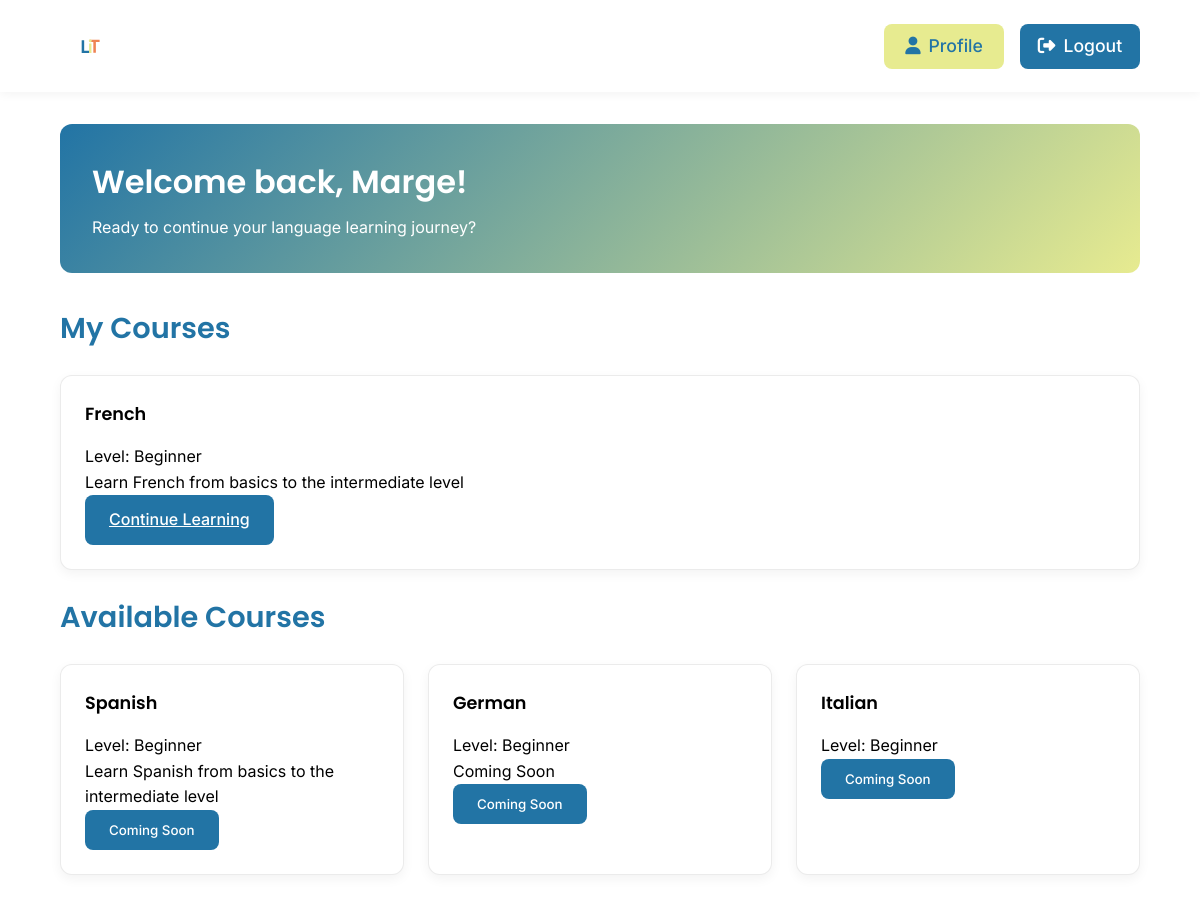
The page /view/dashboard.php (signed in) on the database its author committed.
### tables this page shows
CREATE TABLE `user_enrollments` (
  `enrollmentId` int(11) NOT NULL,
  `userId` int(11) NOT NULL,
  `languageId` int(11) NOT NULL,
  `status` enum('active','completed','dropped') NOT NULL DEFAULT 'active',
  `enrollmentDate` timestamp NOT NULL DEFAULT current_timestamp()
);

CREATE TABLE `languages` (
  `languageId` int(11) NOT NULL,
  `languageName` varchar(50) NOT NULL,
  `level` enum('Beginner','Intermediate','Advanced') NOT NULL,
  `description` text DEFAULT NULL,
  `active` tinyint(1) DEFAULT 1,
  `languageCode` varchar(2) NOT NULL DEFAULT 'en'
);

### view/dashboard.php (the view, shortened to what this page needs)
<?php
require_once '../config/db_connect.php';
$userName = $_SESSION['user_name'] ?? 'User';
$stmt = $pdo->prepare("
    SELECT l.*, ue.status, ue.enrollmentDate
    FROM languages l
    LEFT JOIN user_enrollments ue ON l.languageId = ue.languageId AND ue.userId = ?
    WHERE ue.status = 'active'
");
$stmt->execute([$_SESSION['user_id']]);
$currentCourses = $stmt->fetchAll();
$stmt = $pdo->prepare("
    SELECT *
    FROM languages
    WHERE languageId NOT IN (
        SELECT languageId
        FROM user_enrollments
        WHERE userId = ? AND status = 'active'
    )
");
$stmt->execute([$_SESSION['user_id']]);
$availableCourses = $stmt->fetchAll();
?>
<!DOCTYPE html>
<html lang="en">
<head>
    <link rel="stylesheet" href="https://cdnjs.cloudflare.com/ajax/libs/font-awesome/6.5.1/css/all.min.css">
    <link rel="stylesheet" href="../assets/css/styles.css">
    <link rel="stylesheet" href="../assets/css/dashboard.css">
</head>
<body>
    <header class="dashboard-header">
        <div class="nav-logo">
            <img src="../assets/images/logo.svg" alt="Language Learning Platform Logo" class="logo-image">
        </div>
        <div class="header-actions">
            <div class="auth-buttons">
                <a href="profile.php" class="btn-secondary">
                    <i class="fas fa-user"></i> Profile
                </a>
                <a href="../actions/logout.php" class="btn-primary">
                    <i class="fas fa-sign-out-alt"></i> Logout
                </a>
            </div>
        </div>
    </header>
    <main class="dashboard-content">
        <section class="welcome-card">
            <h1>Welcome back, <?php echo htmlspecialchars($userName); ?>!</h1>
            <p>Ready to continue your language learning journey?</p>
        </section>
        <section class="current-courses">
            <h2>My Courses</h2>
            <div class="courses-grid">
                <?php if (empty($currentCourses)): ?>
                    <p>You haven't enrolled in any courses yet.</p>
                <?php else: ?>
                    <?php foreach ($currentCourses as $course): ?>
                        <div class="course-card">
                            <h3><?php echo htmlspecialchars($course['languageName']); ?></h3>
                            <p>Level: <?php echo htmlspecialchars($course['level']); ?></p>
                            <p><?php echo htmlspecialchars($course['description']); ?></p>
                            <a href="course_page.php?languageId=<?php echo $course['languageId']; ?>" class="btn btn-primary">
                                Continue Learning
                            </a>
                        </div>
                    <?php endforeach; ?>
                <?php endif; ?>
            </div>
        </section>
        <section class="available-courses">
            <h2>Available Courses</h2>
            <div class="courses-grid">
                <?php if (empty($availableCourses)): ?>
                    <p>No more courses available at the moment.</p>
                <?php else: ?>
                    <?php foreach ($availableCourses as $course): ?>
                        <div class="course-card">
                            <h3><?php echo htmlspecialchars($course['languageName']); ?></h3>
                            <p>Level: <?php echo htmlspecialchars($course['level']); ?></p>
                            <p><?php echo htmlspecialchars($course['description']); ?></p>
                            <form action="../actions/enroll_course.php" method="POST" class="enrollment-form">
                                <button type="submit" class="btn btn-primary" <?php echo $course['languageName'] !== 'French' ? 'disabled' : ''; ?>>
                                    <?php echo $course['languageName'] === 'French' ? 'Start Learning' : 'Coming Soon'; ?>
                                </button>
                            </form>
                        </div>
                    <?php endforeach; ?>
                <?php endif; ?>
            </div>
        </section>
    </main>
</body>
</html>

### assets/css/styles.css (style rules this page uses)
:root { --ucla-blue: #2274A5; --mindaro: #E7EB90; --coral: #EF8354; --white: #FFFFFF; --black: #000000; --gray-light: #F5F5F5; --gray: #666666; --font-heading: 'Poppins', sans-serif; --font-body: 'Inter', sans-serif; }
* { margin: 0; padding: 0; box-sizing: border-box; }
body { font-family: var(--font-body); line-height: 1.6; color: var(--black); }
h1, h2, h3, h4, h5, h6 { font-family: var(--font-heading); font-weight: 600; }
.btn { padding: 12px 24px; border: none; border-radius: 8px; cursor: pointer; font-weight: 500; font-family: var(--font-body); transition: all 0.3s ease; display: inline-flex; align-items: center; gap: 8px; }
.btn-primary { background-color: var(--ucla-blue); color: var(--white); }
.btn-secondary { background-color: var(--mindaro); color: var(--ucla-blue); }
.nav-logo { display: flex; align-items: center; }
.logo-image { height: 60px; width: auto; margin-right: 1rem; }
.auth-buttons { display: flex; gap: 1rem; align-items: center; }
.auth-buttons a { display: flex; align-items: center; justify-content: center; padding: 0.8rem 1.5rem; width: 120px; height: 45px; font-size: 1.1rem; font-weight: 500; border-radius: 8px; text-decoration: none; transition: all 0.3s ease; border: none; cursor: pointer; box-sizing: border-box; }
.auth-buttons i { margin-right: 0.5rem; font-size: 1.1rem; }

### assets/css/dashboard.css (style rules this page uses)
.dashboard-header { display: flex; justify-content: space-between; align-items: center; padding: 1rem 5%; background-color: var(--white); box-shadow: 0 2px 10px rgba(0,0,0,0.05); }
.courses-grid { display: grid; grid-template-columns: repeat(auto-fit, minmax(300px, 1fr)); gap: 1.5rem; }
.course-card { padding: 1.5rem; border-radius: 12px; border: 1px solid rgba(0,0,0,0.08); transition: all 0.2s ease; }
.course-card h3 { font-size: 1.1rem; margin-bottom: 1rem; color: var(--black); }
.dashboard-content { max-width: 1200px; margin: 2rem auto; padding: 0 5%; }
.welcome-card { background: linear-gradient(135deg, var(--ucla-blue), var(--mindaro)); padding: 2rem; border-radius: 12px; margin-bottom: 2rem; color: var(--white); }
.welcome-card h1 { margin-bottom: 0.5rem; font-size: 2rem; }
.course-card { background-color: var(--white); border-radius: 12px; padding: 1.5rem; box-shadow: 0 4px 12px rgba(0,0,0,0.05); margin-bottom: 1.5rem; transition: transform 0.3s ease; }
section h2 { color: var(--ucla-blue); margin-bottom: 1.5rem; font-size: 1.8rem; }

### rows shown on the page
user_enrollments: languageId.languageName "French", languageId.level "Beginner", languageId.description "Learn French from basics to the intermediate level"
languages: languageName "Spanish", level "Beginner", description "Learn Spanish from basics to the intermediate level", shows "Coming Soon"
languages: languageName "German", level "Beginner", description "Coming Soon"
languages: languageName "Italian", level "Beginner", shows "Coming Soon"

### other values the page prints
$userName "Marge"
